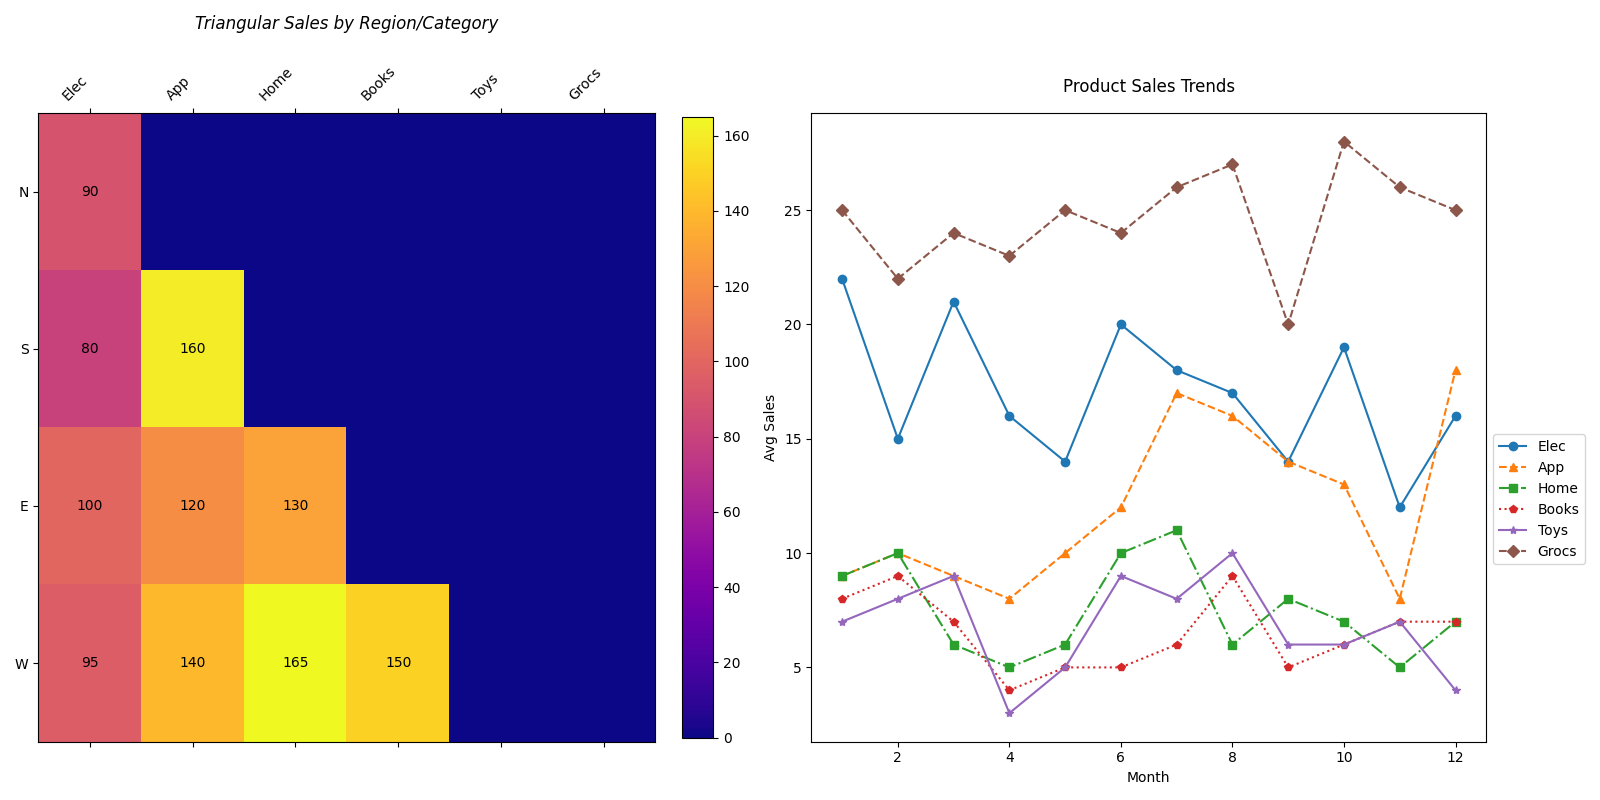

Source code (Python):
import matplotlib.pyplot as plt
import numpy as np

regions = ["N", "S", "E", "W"]
categories = ["Elec", "App", "Home", "Books", "Toys", "Grocs"]

sales_data = np.array([
    [90, 150, 130, 140, 120, 60],
    [80, 160, 180, 110, 130, 115],
    [100, 120, 130, 90, 140, 90],
    [95, 140, 165, 150, 110, 100],
])

product_trends = {
    "Elec": [22, 15, 21, 16, 14, 20, 18, 17, 14, 19, 12, 16],
    "App": [9, 10, 9, 8, 10, 12, 17, 16, 14, 13, 8, 18],
    "Home": [9, 10, 6, 5, 6, 10, 11, 6, 8, 7, 5, 7],
    "Books": [8, 9, 7, 4, 5, 5, 6, 9, 5, 6, 7, 7],
    "Toys": [7, 8, 9, 3, 5, 9, 8, 10, 6, 6, 7, 4],
    "Grocs": [25, 22, 24, 23, 25, 24, 26, 27, 20, 28, 26, 25]
}

trend_data = np.array([product_trends[category] for category in categories])

fig, (ax1, ax2) = plt.subplots(1, 2, figsize=(16, 8))

masked_data = np.tril(sales_data)

cax = ax1.matshow(masked_data, cmap='plasma', aspect='auto')  # Changed colormap for stylistic variation
ax1.set_xticks(np.arange(len(categories)))
ax1.set_yticks(np.arange(len(regions)))
ax1.set_xticklabels(categories, rotation=45, ha='right')  # Altered alignment
ax1.set_yticklabels(regions)
fig.colorbar(cax, ax=ax1, orientation='vertical', fraction=0.046, pad=0.04)
ax1.set_title('Triangular Sales by Region/Category', pad=25, fontstyle='italic')  # Changed title padding and font style

# Removed colored text to reduce clutter in dense areas
for i in range(masked_data.shape[0]):
    for j in range(masked_data.shape[1]):
        if masked_data[i, j] != 0:
            ax1.text(j, i, f"{masked_data[i, j]:.0f}", ha='center', va='center', color='black')

months = np.arange(1, 13)
line_styles = ['-', '--', '-.', ':', '-', '--']  # Altered line styles for variation
markers = ['o', '^', 's', 'p', '*', 'D']  # Changed marker styles

for i in range(trend_data.shape[0]):
    ax2.plot(months, trend_data[i], label=categories[i], linestyle=line_styles[i], marker=markers[i])

ax2.set_title('Product Sales Trends', pad=15)
ax2.set_xlabel('Month')
ax2.set_ylabel('Avg Sales')
ax2.legend(loc='upper left', bbox_to_anchor=(1, 0.5))  # Adjusted legend location

plt.tight_layout()
plt.show()
